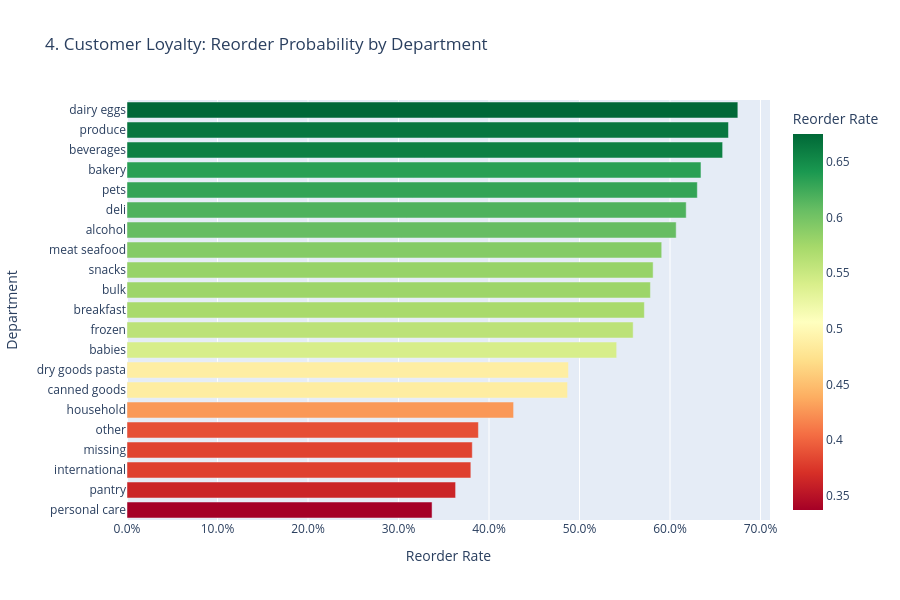

Notebook source saved alongside this figure:
### Code cell
print("4. Generating Reorder Probability...")
fig4 = plot_reorder_probability(df)
fig4.show()

### Figure 1 — Plotly figure (JSON) as saved in the notebook; plotly's stock layout.template omitted (floating-point values rounded to 4 significant figures)
{"data": [{"hovertemplate": "Reorder Rate=%{marker.color}<br>Department=%{y}<extra></extra>", "legendgroup": "", "marker": {"color": [0.3371, 0.3631, 0.3799, 0.3815, 0.3883, 0.4272, 0.4868, 0.4878, 0.5411, 0.5593, 0.5717, 0.5784, 0.5814, 0.5909, 0.6068, 0.6179, 0.6302, 0.6342, 0.6582, 0.6646, 0.675], "coloraxis": "coloraxis", "pattern": {"shape": ""}}, "name": "", "orientation": "h", "showlegend": false, "textposition": "auto", "type": "bar", "x": [0.3371, 0.3631, 0.3799, 0.3815, 0.3883, 0.4272, 0.4868, 0.4878, 0.5411, 0.5593, 0.5717, 0.5784, 0.5814, 0.5909, 0.6068, 0.6179, 0.6302, 0.6342, 0.6582, 0.6646, 0.675], "xaxis": "x", "y": ["personal care", "pantry", "international", "missing", "other", "household", "canned goods", "dry goods pasta", "babies", "frozen", "breakfast", "bulk", "snacks", "meat seafood", "alcohol", "deli", "pets", "bakery", "beverages", "produce", "dairy eggs"], "yaxis": "y"}], "layout": {"barmode": "relative", "coloraxis": {"colorbar": {"title": {"text": "Reorder Rate"}}, "colorscale": [[0, "rgb(165,0,38)"], [0.1, "rgb(215,48,39)"], [0.2, "rgb(244,109,67)"], [0.3, "rgb(253,174,97)"], [0.4, "rgb(254,224,139)"], [0.5, "rgb(255,255,191)"], [0.6, "rgb(217,239,139)"], [0.7, "rgb(166,217,106)"], [0.8, "rgb(102,189,99)"], [0.9, "rgb(26,152,80)"], [1, "rgb(0,104,55)"]]}, "height": 600, "legend": {"tracegroupgap": 0}, "title": {"text": "4. Customer Loyalty: Reorder Probability by Department"}, "xaxis": {"anchor": "y", "domain": [0, 1], "tickformat": ".1%", "title": {"text": "Reorder Rate"}}, "yaxis": {"anchor": "x", "domain": [0, 1], "title": {"text": "Department"}}}}
